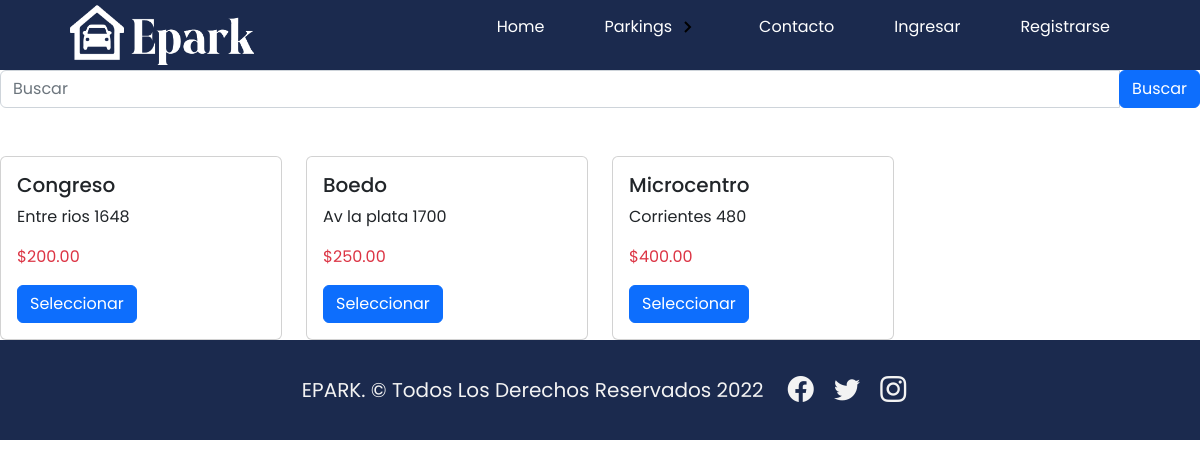
/parking/parkings, run on an earlier commit of the app's database.
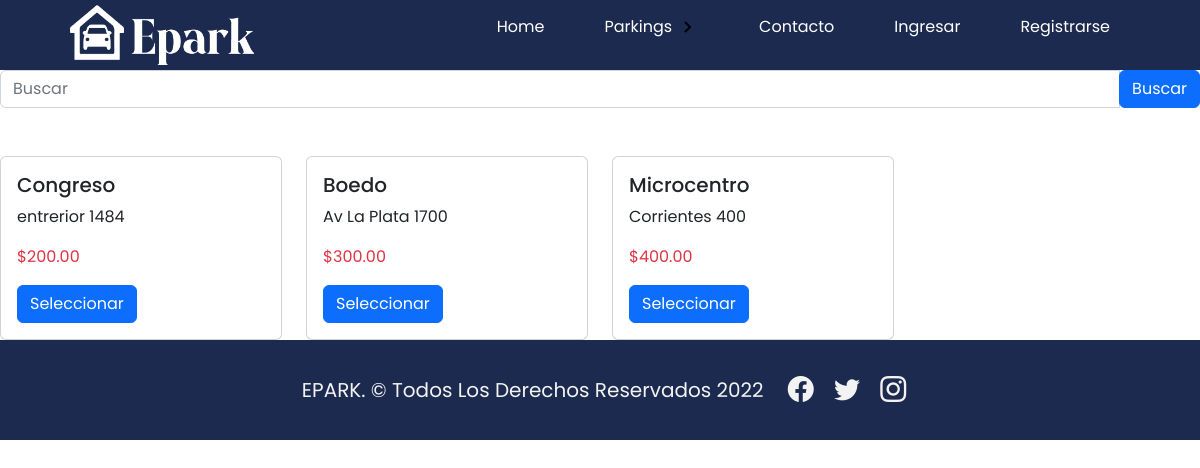
And on a later commit of the database.
### parking/models.py (models this page shows, shortened)
class Parking(models.Model):
    title = models.CharField(max_length=50)
    owner_name = models.CharField(max_length=50)
    owner_surname = models.CharField(max_length=50)
    address_p  = models.TextField()
    price_hour = models.DecimalField(max_digits=10, decimal_places=2, default=0.0)
    price_day = models.DecimalField(max_digits=10, decimal_places=2, default=0.0)
    price_week = models.DecimalField(max_digits=10, decimal_places=2, default=0.0)
    price_month = models.DecimalField(max_digits=10, decimal_places=2, default=0.0)
    phone_p = models.CharField(max_length=20)
    mail_p = models.EmailField()
    country_p = models.CharField(max_length=30)
    city_p = models.CharField(max_length=30)
    slots =  models.IntegerField()
    avalaible = models.BooleanField(default=True)
    slug = models.SlugField(null=False, blank=False, unique=True)
    created_at = models.DateTimeField(auto_now_add=True)

### parking/views.py (the view)
# urls.py: path("parking/parkings", ParkingListView.as_view(), name="parking"),
class ParkingListView(ListView):
    template_name = 'parking/parkings.html'
    queryset = Parking.objects.all()
    def get_context_data(self, **kwargs):
        context = super().get_context_data(**kwargs)
        context['parkings'] = context['object_list']
        return context

### parking/templates/parking/parkings.html
{% extends 'base.html' %}
    {% block content %}
    <div class="row">
        {% include 'parking/snippets/search.html' %}
        {% for parking in object_list %}
        <div class="col-3 mt-5">
            {% include 'parking/snippets/parking.html' %}
        </div>
        {% endfor %}
    </div>
    {% endblock %}

### parking/templates/parking/snippets/parking.html
<div class="card h-100">
    <div class="card-body">
        <h5 class="card-title">{{ parking.title }} </h5>
        <p class="card-ted">{{ parking.address_p }} </p>
        <p class="card-ted text-danger">${{ parking.price_hour }} </p>
        <a href="{% url 'parking:parking' parking.slug %}"> <button  class="btn btn-primary">Seleccionar</button></a>
    </div>
</div>

What changed in the data, as far as the page shows it:
changed Parking "Congreso": address_p "Entre rios 1648" → "entrerior 1484"
changed Parking "Boedo": address_p "Av la plata 1700" → "Av La Plata 1700"; price_hour "250.00" → "300.00"
changed Parking "Microcentro": address_p "Corrientes 480" → "Corrientes 400"
